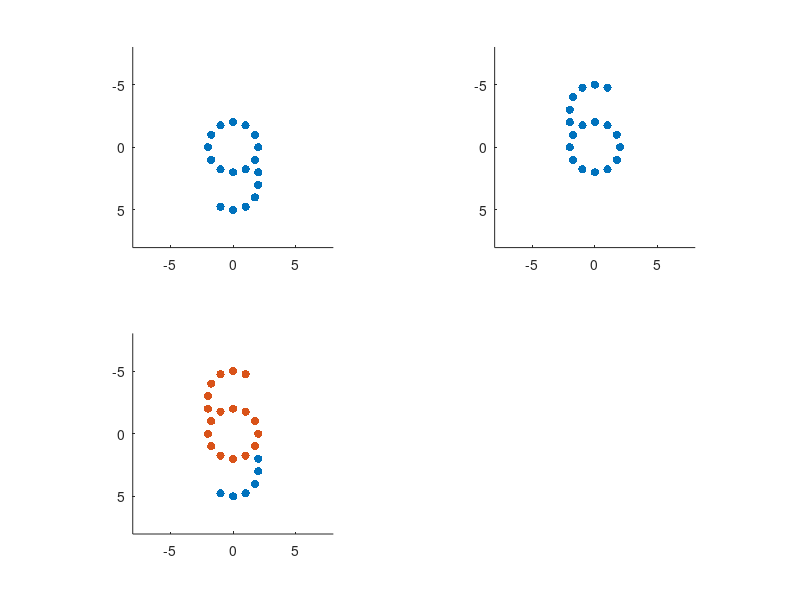
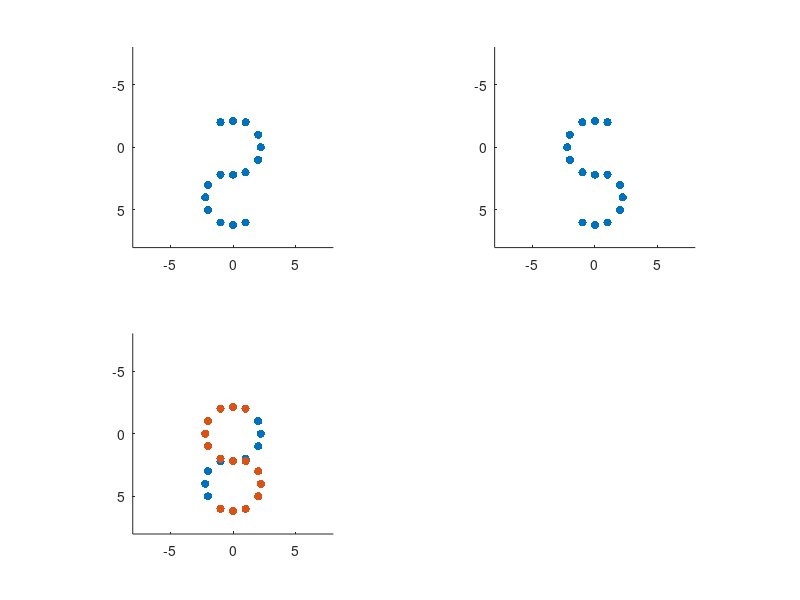
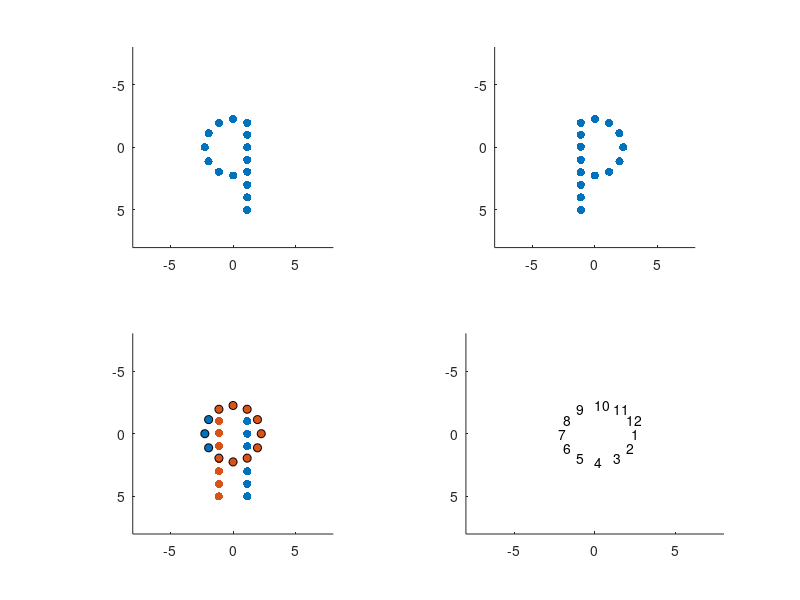
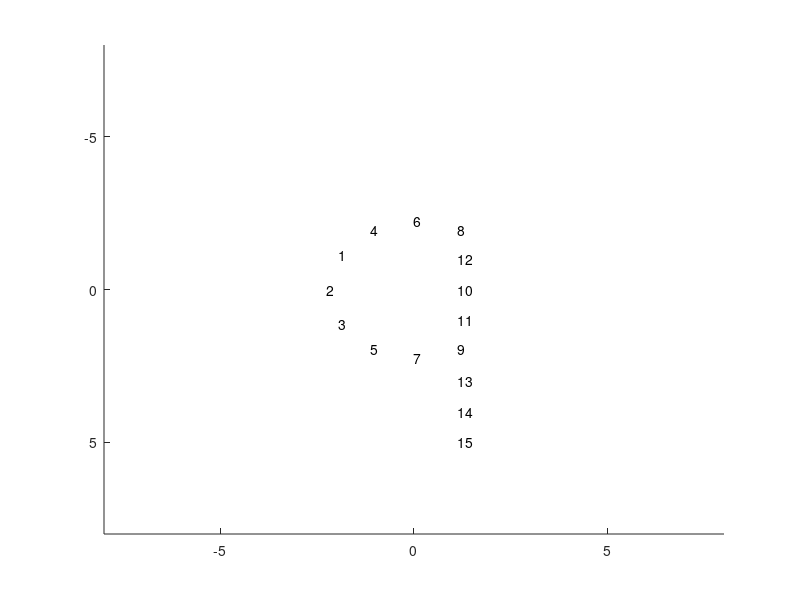

Here is the MATLAB script that generated these plots, in order:
clear all
close all


%% 6 vs 9 with 19 elements
%xfoo= [ -1    0  1  -2  2 -2 2 -2  2 -1   0  1  2 2 2  1   0  -2 -1];

xfoo= [ -1    0  1  -2  2 -2 2 -2  2 -1   0  1  2 2 2  1   0  -1 -2];


%yfoo= [ -2   -2  -2 -1 -1  0 0  1  1  2   2  2  2 3 4  5   5  4 5];
yfoo= [ -2   -2  -2 -1 -1  0 0  1  1  2   2  2  2 3 4  5   5  5 4 ];

%orifoo=[ 60  90 120 30 150 0 0 150 30 120 90 60 0 0 30 60 90 150 90] ;
orifoo=[ 60  90 120 30 150 0 0 150 30 120 90 60 0 0 30 60 90 90 150 ] ;
Xoff= [0 0 0 1/4 -1/4 0 0 1/4 -1/4 0 0 0     0 0  -1/4 0 0 0 1/4 ];
Yoff= [1/4 0 1/4 0 0  0 0   0 0  -1/4 0 -1/4 0 0 0 -1/4 0 -1/4 0];

%Xoff= [0 0 0 1/4 -1/4 0 0 1/4 -1/4 0 0 0     0 0  -1/4 0 0 1/4 0];

%Xoff= [0 0 0 1/4 -1/4 0 0 1/4 -1/4 0 0 0     0 0  -1/4 0 0 0];
%Yoff= [1/4 0 1/4 0 0  0 0   0 0  -1/4 0 -1/4 0 0 0 -1/4 0 1/4];

Targx{1}= [xfoo; -xfoo];
Targy{1}= [yfoo; -yfoo];

Targori{1}=[orifoo; orifoo];

offsetx{1}= [Xoff; -Xoff];
offsety{1}=[Yoff; -Yoff];
newxfoo{1}=[Targx{1}(1,:)+offsetx{1}(1,:); Targx{1}(2,:)+offsetx{1}(2,:)]
newyfoo{1}=[Targy{1}(1,:)+offsety{1}(1,:); Targy{1}(2,:)+offsety{1}(2,:)]

figure
subplot(2,2,1)

scatter(newxfoo{1}(1,:), newyfoo{1}(1,:), 'filled')
xlim([-8 8])
ylim([-8 8])
pbaspect([1 1 1]);
set (gca,'YDir','reverse')

subplot(2,2,2)
scatter(newxfoo{1}(2,:), newyfoo{1}(2,:), 'filled')

xlim([-8 8])
ylim([-8 8])
pbaspect([1 1 1]);
set (gca,'YDir','reverse')

subplot(2,2,3)
scatter(newxfoo{1}(1,:), newyfoo{1}(1,:), 'filled', 'r')
hold on
scatter(newxfoo{1}(2,:), newyfoo{1}(2,:), 'filled', 'b')
xlim([-8 8])
ylim([-8 8])
pbaspect([1 1 1]);
set (gca,'YDir','reverse')

% subplot(2,2,4)
% for ui=1:length(eccentricity_X)
% text(eccentricity_X(ui), eccentricity_Y(ui),num2str(ui))
% hold on
% xlim([-8 8])
% ylim([-8 8])
% end
% set (gca,'YDir','reverse')

%      print(['CI_six_nine19'], '-dpng', '-r300'); %<-Save as PNG with 300 DPI
figure

for ui=1:length(newxfoo{1}(1,:))
text(newxfoo{1}(1,ui), newyfoo{1}(1,ui), num2str(ui))
hold on
xlim([-8 8])
ylim([-8 8])
end

for ui=1:length(newxfoo{1}(2,:))
text(newxfoo{1}(2,ui), newyfoo{1}(2,ui), num2str(ui))
hold on
xlim([-8 8])
ylim([-8 8])
end
set (gca,'YDir','reverse')

clear all


%% 6 vs 9 with 18 elements

xfoo= [ -1    0  1  -2  2 -2 2 -2  2 -1   0  1  2 2 2  1   0  -1];
yfoo= [ -2   -2  -2 -1 -1  0 0  1  1  2   2  2  2 3 4  5   5  5];

orifoo=[ 60  90 120 30 150 0 0 150 30 120 90 60 0 0 30 60 90 90] ;
Xoff= [0 0 0 1/4 -1/4 0 0 1/4 -1/4 0 0 0     0 0  -1/4 0 0 0];
Yoff= [1/4 0 1/4 0 0  0 0   0 0  -1/4 0 -1/4 0 0 0 -1/4 0 -1/4];


Targx{1}= [xfoo; -xfoo];
Targy{1}= [yfoo; -yfoo];

Targori{1}=[orifoo; orifoo];

offsetx{1}= [Xoff; -Xoff];
offsety{1}=[Yoff; -Yoff];
newxfoo{1}=[Targx{1}(1,:)+offsetx{1}(1,:); Targx{1}(2,:)+offsetx{1}(2,:)]
newyfoo{1}=[Targy{1}(1,:)+offsety{1}(1,:); Targy{1}(2,:)+offsety{1}(2,:)]

figure
subplot(2,2,1)

scatter(newxfoo{1}(1,:), newyfoo{1}(1,:), 'filled')
xlim([-8 8])
ylim([-8 8])
pbaspect([1 1 1]);
set (gca,'YDir','reverse')

subplot(2,2,2)
scatter(newxfoo{1}(2,:), newyfoo{1}(2,:), 'filled')

xlim([-8 8])
ylim([-8 8])
pbaspect([1 1 1]);
set (gca,'YDir','reverse')

subplot(2,2,3)
scatter(newxfoo{1}(1,:), newyfoo{1}(1,:), 'filled', 'r')
hold on
scatter(newxfoo{1}(2,:), newyfoo{1}(2,:), 'filled', 'b')
xlim([-8 8])
ylim([-8 8])
pbaspect([1 1 1]);
set (gca,'YDir','reverse')

     print(['CI_six_nine18'], '-dpng', '-r300'); %<-Save as PNG with 300 DPI

%% 2 vs 5

Targx{2}= [2    2    2   1   1   0   0   -1  -1  -2  -2  -2     0   -1      1
          -2   -2   -2  -1  -1   0   0    1   1   2   2   2     0    1     -1];
Targy{2} =[-1   0   1   -2   2  -2   2    2   6   3   5   4     6   -2      6
           -1   0   1   -2   2  -2   2    2   6   3   5   4     6   -2      6];

Targori{2} =[150    0   30      120     60      90      90      60      120   30     150      0     90      60     60
             30     0   150     60      120     90      90      120     60   150      30      0     90     120      120];

Xoff=[0 0.2193  0 0 0   0        0      0       0 0 0 -0.2193   0       0   0];
Yoff=[0 0       0 0 0 0.1096 -0.1827 -0.1827    0 0 0   0    -0.1827    0   0];

offsetx{2}= [Xoff; -Xoff];
offsety{2}=[-Yoff; -Yoff];


newxfoo{2}=[Targx{2}(1,:)+offsetx{2}(1,:); Targx{2}(2,:)+offsetx{2}(2,:)]
newyfoo{2}=[Targy{2}(1,:)+offsety{2}(1,:); Targy{2}(2,:)+offsety{2}(2,:)]

figure
subplot(2,2,1)

scatter(newxfoo{2}(1,:), newyfoo{2}(1,:), 'filled')
xlim([-8 8])
ylim([-8 8])
pbaspect([1 1 1]);
set (gca,'YDir','reverse')

subplot(2,2,2)
scatter(newxfoo{2}(2,:), newyfoo{2}(2,:), 'filled')

xlim([-8 8])
ylim([-8 8])
pbaspect([1 1 1]);
set (gca,'YDir','reverse')

subplot(2,2,3)
scatter(newxfoo{2}(1,:), newyfoo{2}(1,:), 'filled', 'r')
hold on
scatter(newxfoo{2}(2,:), newyfoo{2}(2,:), 'filled', 'b')
xlim([-8 8])
ylim([-8 8])
pbaspect([1 1 1]);
set (gca,'YDir','reverse')

     print(['CI_shape2'], '-dpng', '-r300'); %<-Save as PNG with 300 DPI



%% p and q
clear all
angl= [0:30:360];
ecc_r=2.25;

    for ui=1:length(angl)
        ecc_t=deg2rad(angl(ui));
        cs= [cos(ecc_t), sin(ecc_t)];
        xxyy=[ecc_r ecc_r].*cs;
        ecc_x=xxyy(1);
        ecc_y=xxyy(2);
        eccentricity_X(ui)=ecc_x;
        eccentricity_Y(ui)=ecc_y;
    end
    
    eccentricity_X=eccentricity_X(1:end-1);
    eccentricity_Y=eccentricity_Y(1:end-1);
    Targx{3}= [-2       -2      -2      -1      -1      0       0       1       1       1       1       1       1       1       1
        2        2       2       1       1      0       0       -1      -1      -1      -1      -1      -1      -1      -1];
    Targy{3} =[-1	0	1	-2	2	-2	2	-2	2	0	1	-1	3	4	5
        -1	0	1	-2	2	-2	2	-2	0	-1	1	2	3	4	5];

Targori{3} =[30     0       150     60      120     90      90      0       0       0       0       0       0       0       0
             150     0       30     120      60     90      90      0       0       0       0       0       0       0       0];

Xoff=[0     0.2193      0       0       0       0       0       0       0       0       0       0       0       0       0];
Yoff=[0     0           0       0       0       0.1096  -0.1827 0       0       0       0       0       0       0       0];


Xoff=-[0.051442841	-0.25	0.051442841	-0.125	-0.125	0	0	0.125	0.125 zeros(1,6)];
Yoff=-[-0.125	0	0.125	0.051442841	-0.051442841	-0.25	0.25	0.051442841	-0.051442841 zeros(1,6)];
Xoff(10:end)=Xoff(10:end)-0.125;
offsetx{3}= [-Xoff; Xoff];
offsety{3}=[-Yoff; -Yoff];




newxfoo{3}=[Targx{3}(1,:)+offsetx{3}(1,:); Targx{3}(2,:)+offsetx{3}(2,:)];
newyfoo{3}=[Targy{3}(1,:)+offsety{3}(1,:); Targy{3}(2,:)+offsety{3}(2,:)];

figure
subplot(2,2,1)

scatter(newxfoo{3}(1,:), newyfoo{3}(1,:), 'filled')
xlim([-8 8])
ylim([-8 8])
pbaspect([1 1 1]);
set (gca,'YDir','reverse')

subplot(2,2,2)
scatter(newxfoo{3}(2,:), newyfoo{3}(2,:), 'filled')

xlim([-8 8])
ylim([-8 8])
pbaspect([1 1 1]);
set (gca,'YDir','reverse')

subplot(2,2,3)
scatter(newxfoo{3}(1,:), newyfoo{3}(1,:), 'filled', 'r')
hold on
scatter(newxfoo{3}(2,:), newyfoo{3}(2,:), 'filled', 'b')
xlim([-8 8])
ylim([-8 8])
pbaspect([1 1 1]);
hold on
set (gca,'YDir','reverse')

scatter(eccentricity_X, eccentricity_Y, 'k');
subplot(2,2,4)
% scatter(eccentricity_X, eccentricity_Y, 'k');
% xlim([-8 8])
% ylim([-8 8])
% pbaspect([1 1 1]);
% 
% figure
for ui=1:length(eccentricity_X)
text(eccentricity_X(ui), eccentricity_Y(ui),num2str(ui))
hold on
xlim([-8 8])
ylim([-8 8])
end
set (gca,'YDir','reverse')


     print(['CI_shape3'], '-dpng', '-r300'); %<-Save as PNG with 300 DPI


figure

for ui=1:length(newxfoo{3}(1,:))
text(newxfoo{3}(1,ui), newyfoo{3}(1,ui), num2str(ui))
hold on
xlim([-8 8])
ylim([-8 8])
end
set (gca,'YDir','reverse')



     print(['CI_shape3_coord'], '-dpng', '-r300'); %<-Save as PNG with 300 DPI

% %% p and q less elements
% clear all
% angl= [0:30:360];
% ecc_r=2.25;
% 
%     for ui=1:length(angl)
%         ecc_t=deg2rad(angl(ui));
%         cs= [cos(ecc_t), sin(ecc_t)];
%         xxyy=[ecc_r ecc_r].*cs;
%         ecc_x=xxyy(1);
%         ecc_y=xxyy(2);
%         eccentricity_X(ui)=ecc_x;
%         eccentricity_Y(ui)=ecc_y;
%     end    
%     eccentricity_X=eccentricity_X(1:end-1);
%     eccentricity_Y=eccentricity_Y(1:end-1);
%     Targx{3}= [-2       -2      -2      -1      -1             1       1       1       1       1       1       1       1
%                 2        2       2       1       1             -1      -1      -1      -1      -1      -1      -1      -1];
%     Targy{3} =[-1	0	1	-2	2		-2	2	0	1	-1	3	4	5
%                -1	0	1	-2	2		-2	0	-1	1	2	3	4	5];
% 
% Targori{3} =[30     0       150     60      120          0       0       0       0       0       0       0       0
%              150     0       30     120      60           0       0       0       0       0       0       0       0];
% 
% Targx{3}(1,6:end)=Targx{3}(1,6:end)-1-0.125;
% Targx{3}(2,6:end)=Targx{3}(2,6:end)+1+0.125;
% 
% Xoff=-[0.05	-0.25	0.05	-0.125	-0.125	0	0	0.125	0.125 zeros(1,6)];
% Yoff=-[-0.125	0	0.125	0.05	-0.05	-0.25	0.25	0.05	-0.05 zeros(1,6)];
% Xoff(10:end)=Xoff(10:end)-0.125;
% 
% Xoff=[Xoff(1:5) Xoff(8:end) ];
% Yoff=[Yoff(1:5) Yoff(8:end) ]
% 
% offsetx{3}= [-Xoff; Xoff];
% offsety{3}=[-Yoff; -Yoff];
% 
% offsety{3}(1,6)=-0.25;
% offsety{3}(1,7)=0.25;
% 
% offsety{3}(2,6)=-0.25;
% offsety{3}(2,10)=0.25;
% figure; scatter(Targx{3}(1,:), Targy{3}(1,:), 'filled', 'r'); hold on ; scatter(Targx{3}(2,:), Targy{3}(2,:), 'filled', 'k')
% xlim([-8 8])
% ylim([-8 8])
% pbaspect([1 1 1]);
% set (gca,'YDir','reverse')
% 
% newxfoo{3}=[Targx{3}(1,:)+offsetx{3}(1,:); Targx{3}(2,:)+offsetx{3}(2,:)];
% newyfoo{3}=[Targy{3}(1,:)+offsety{3}(1,:); Targy{3}(2,:)+offsety{3}(2,:)];
% 
% figure
% subplot(2,2,1)
% 
% scatter(newxfoo{3}(1,:), newyfoo{3}(1,:), 'filled')
% xlim([-8 8])
% ylim([-8 8])
% pbaspect([1 1 1]);
% set (gca,'YDir','reverse')
% 
% subplot(2,2,2)
% scatter(newxfoo{3}(2,:), newyfoo{3}(2,:), 'filled')
% 
% xlim([-8 8])
% ylim([-8 8])
% pbaspect([1 1 1]);
% set (gca,'YDir','reverse')
% 
% subplot(2,2,3)
% scatter(newxfoo{3}(1,:), newyfoo{3}(1,:), 'filled', 'r')
% hold on
% scatter(newxfoo{3}(2,:), newyfoo{3}(2,:), 'filled', 'b')
% xlim([-8 8])
% ylim([-8 8])
% pbaspect([1 1 1]);
% hold on
% set (gca,'YDir','reverse')
% 
% scatter(eccentricity_X, eccentricity_Y, 'k');
% subplot(2,2,4)
% 
% 
%      print(['CI_shapeP_q_2_cc'], '-dpng', '-r300'); %<-Save as PNG with 300 DPI
% 
% % scatter(eccentricity_X, eccentricity_Y, 'k');
% % xlim([-8 8])
% % ylim([-8 8])
% % pbaspect([1 1 1]);
% % 
% % figure
% for ui=1:length(eccentricity_X)
% text(eccentricity_X(ui), eccentricity_Y(ui),num2str(ui))
% hold on
% xlim([-8 8])
% ylim([-8 8])
% end
% set (gca,'YDir','reverse')
% 
% 
%      print(['CI_shapeP_q_2_cc'], '-dpng', '-r300'); %<-Save as PNG with 300 DPI
% 
% 
% figure
% subplot(2,1,1)
% 
% for ui=1:length(newxfoo{3}(1,:))
% text(newxfoo{3}(1,ui), newyfoo{3}(1,ui), num2str(ui))
% hold on
% xlim([-8 8])
% ylim([-8 8])
% end
% set (gca,'YDir','reverse')
% 
% 
% subplot(2,1,2)
% for ui=1:length(newxfoo{3}(2,:))
% text(newxfoo{3}(2,ui), newyfoo{3}(2,ui), num2str(ui))
% hold on
% xlim([-8 8])
% ylim([-8 8])
% end
% set (gca,'YDir','reverse')
% 
%      print(['CI_shapeP_Q_2_coord'], '-dpng', '-r300'); %<-Save as PNG with 300 DPI
% 
%      
     
     
     %% d and b
clear all
angl= [0:30:360];
ecc_r=2.25;


    for ui=1:length(angl)
        ecc_t=deg2rad(angl(ui));
        cs= [cos(ecc_t), sin(ecc_t)];
        xxyy=[ecc_r ecc_r].*cs;
        ecc_x=xxyy(1);
        ecc_y=xxyy(2);
        eccentricity_X(ui)=ecc_x;
        eccentricity_Y(ui)=ecc_y;
    end
    
    eccentricity_X=eccentricity_X(1:end-1);
    eccentricity_Y=eccentricity_Y(1:end-1);
    Targx{4}= [-2       -2      -2      -1      -1      0       0       1       1       1       1       1       1       1       1
        2        2       2       1       1      0       0       -1      -1      -1      -1      -1      -1      -1      -1];
    Targy{4} =[-1	0	1	-2	2	-2	2	-2	2	0	1	-1	-3	-4	-5
        -1	0	1	-2	2	-2	2	-2	0	-1	1	2	-3	-4	-5];

Targori{4} =[30     0       150     60      120     90      90      0       0       0       0       0       0       0       0
             150     0       30     120      60     90      90      0       0       0       0       0       0       0       0];

Xoff=[0     0.2193      0       0       0       0       0       0       0       0       0       0       0       0       0];
Yoff=[0     0           0       0       0       0.1096  -0.1827 0       0       0       0       0       0       0       0];


Xoff=-[0.051442841	-0.25	0.051442841	-0.125	-0.125	0	0	0.125	0.125 zeros(1,6)];
Yoff=-[-0.125	0	0.125	0.051442841	-0.051442841	-0.25	0.25	0.051442841	-0.051442841 zeros(1,6)];
Xoff(10:end)=Xoff(10:end)-0.125;
offsetx{4}= [-Xoff; Xoff];
offsety{4}=[-Yoff; -Yoff];

newxfoo{4}=[Targx{4}(1,:)+offsetx{4}(1,:); Targx{4}(2,:)+offsetx{4}(2,:)];
newyfoo{4}=[Targy{4}(1,:)+offsety{4}(1,:); Targy{4}(2,:)+offsety{4}(2,:)];

figure
subplot(2,2,1)

scatter(newxfoo{4}(1,:), newyfoo{4}(1,:), 'filled')
xlim([-8 8])
ylim([-8 8])
pbaspect([1 1 1]);
set (gca,'YDir','reverse')

subplot(2,2,2)
scatter(newxfoo{4}(2,:), newyfoo{4}(2,:), 'filled')

xlim([-8 8])
ylim([-8 8])
pbaspect([1 1 1]);
set (gca,'YDir','reverse')

subplot(2,2,3)
scatter(newxfoo{4}(1,:), newyfoo{4}(1,:), 'filled', 'r')
hold on
scatter(newxfoo{4}(2,:), newyfoo{4}(2,:), 'filled', 'b')
xlim([-8 8])
ylim([-8 8])
pbaspect([1 1 1]);
hold on
set (gca,'YDir','reverse')

scatter(eccentricity_X, eccentricity_Y, 'k');
subplot(2,2,4)
% scatter(eccentricity_X, eccentricity_Y, 'k');
% xlim([-8 8])
% ylim([-8 8])
% pbaspect([1 1 1]);
% 
% figure
for ui=1:length(eccentricity_X)
text(eccentricity_X(ui), eccentricity_Y(ui),num2str(ui))
hold on
xlim([-8 8])
ylim([-8 8])
end
set (gca,'YDir','reverse')


     print(['CI_shape3DP'], '-dpng', '-r300'); %<-Save as PNG with 300 DPI


figure

for ui=1:length(newxfoo{4}(1,:))
text(newxfoo{4}(1,ui), newyfoo{4}(1,ui), num2str(ui))
hold on
xlim([-8 8])
ylim([-8 8])
end
set (gca,'YDir','reverse')



     print(['CI_shape3_coordDP'], '-dpng', '-r300'); %<-Save as PNG with 300 DPI

     
     %% d and p more elements

     clear all
angl= [0:30:360];
ecc_r=2.25;


    for ui=1:length(angl)
        ecc_t=deg2rad(angl(ui));
        cs= [cos(ecc_t), sin(ecc_t)];
        xxyy=[ecc_r ecc_r].*cs;
        ecc_x=xxyy(1);
        ecc_y=xxyy(2);
        eccentricity_X(ui)=ecc_x;
        eccentricity_Y(ui)=ecc_y;
    end
    
    eccentricity_X=eccentricity_X(1:end-1);
    eccentricity_Y=eccentricity_Y(1:end-1);
    Targx{4}= [-2       -2      -2      -1      -1      0       0       1       1       1       1       1       1       1       1 0 0
        2        2       2       1       1      0       0       -1      -1      -1      -1      -1      -1      -1      -1 0 0];
    Targy{4} =[-1	0	1	-2	2	-2	2	-2	2	0	1	-1	-3	-4	-5 -2 2
        -1	0	1	-2	2	-2	2	-2	0	-1	1	2	-3	-4	-5 -2 2];

    
    Targx{4}(1,1:7)=Targx{4}(1,1:7)-1;
    Targx{4}(2,1:7)=Targx{4}(2,1:7)+1;
Targori{4} =[30     0       150     60      120     90      90      0       0       0       0       0       0       0       0 180 180
             150     0       30     120      60     90      90      0       0       0       0       0       0       0       0 180 180];

%Xoff=[0     0.2193      0       0       0       0       0       0       0       0       0       0       0       0       0 0 0];
%Yoff=[0     0           0       0       0       0.1096  -0.1827 0       0       0       0       0       0       0       0 0 0];


Xoff=-[0.051442841	-0.25	0.051442841	-0.125	-0.125	0	0	0.125	0.125 zeros(1,8)];
Yoff=-[-0.125	0	0.125	0.051442841	-0.051442841	-0.25	0.25	0.051442841	-0.051442841 zeros(1,8)];
Xoff(10:end-2)=Xoff(10:end-2)-0.125;

Yoff(6:7)=0;
offsetx{4}= [-Xoff; Xoff];
offsety{4}=[-Yoff; -Yoff];

newxfoo{4}=[Targx{4}(1,:)+offsetx{4}(1,:); Targx{4}(2,:)+offsetx{4}(2,:)];
newyfoo{4}=[Targy{4}(1,:)+offsety{4}(1,:); Targy{4}(2,:)+offsety{4}(2,:)];

figure
subplot(2,2,1)

scatter(newxfoo{4}(1,:), newyfoo{4}(1,:), 'filled')
xlim([-8 8])
ylim([-8 8])
pbaspect([1 1 1]);
set (gca,'YDir','reverse')

subplot(2,2,2)
scatter(newxfoo{4}(2,:), newyfoo{4}(2,:), 'filled')

xlim([-8 8])
ylim([-8 8])
pbaspect([1 1 1]);
set (gca,'YDir','reverse')

subplot(2,2,3)
scatter(newxfoo{4}(1,:), newyfoo{4}(1,:), 'filled', 'r')
hold on
scatter(newxfoo{4}(2,:), newyfoo{4}(2,:), 'filled', 'b')
xlim([-8 8])
ylim([-8 8])
pbaspect([1 1 1]);
hold on
set (gca,'YDir','reverse')

scatter(eccentricity_X, eccentricity_Y, 'k');
subplot(2,2,4)
scatter(eccentricity_X, eccentricity_Y, 'k');
xlim([-8 8])
ylim([-8 8])
pbaspect([1 1 1]);

% figure
% for ui=1:length(eccentricity_X)
% text(eccentricity_X(ui), eccentricity_Y(ui),num2str(ui))
% hold on
% xlim([-8 8])
% ylim([-8 8])
% end
% set (gca,'YDir','reverse')


     print(['CI_shape3DP_more'], '-dpng', '-r300'); %<-Save as PNG with 300 DPI


figure
subplot(2,1,1)
for ui=1:length(newxfoo{4}(1,:))
text(newxfoo{4}(1,ui), newyfoo{4}(1,ui), num2str(ui))
hold on
xlim([-8 8])
ylim([-8 8])
end
set (gca,'YDir','reverse')

subplot(2,1,2)
for ui=1:length(newxfoo{4}(1,:))
text(newxfoo{4}(2,ui), newyfoo{4}(2,ui), num2str(ui))
hold on
xlim([-8 8])
ylim([-8 8])
end
set (gca,'YDir','reverse')


     print(['CI_shape3_coordDP_more'], '-dpng', '-r300'); %<-Save as PNG with 300 DPI

% %% d and p less elements
% clear all
% angl= [0:30:360];
% ecc_r=2.25;
% 
%     for ui=1:length(angl)
%         ecc_t=deg2rad(angl(ui));
%         cs= [cos(ecc_t), sin(ecc_t)];
%         xxyy=[ecc_r ecc_r].*cs;
%         ecc_x=xxyy(1);
%         ecc_y=xxyy(2);
%         eccentricity_X(ui)=ecc_x;
%         eccentricity_Y(ui)=ecc_y;
%     end    
%     eccentricity_X=eccentricity_X(1:end-1);
%     eccentricity_Y=eccentricity_Y(1:end-1);
%     Targx{4}= [-2       -2      -2      -1      -1             1       1       1       1       1       1       1       1
%                 2        2       2       1       1             -1      -1      -1      -1      -1      -1      -1      -1];
%     Targy{4} =[-1	0	1	-2	2		-2	2	0	1	-1	-3	-4	-5
%                -1	0	1	-2	2		-2	0	-1	1	2	-3	-4	-5];
% 
% Targori{4} =[30     0       150     60      120          0       0       0       0       0       0       0       0
%              150     0       30     120      60           0       0       0       0       0       0       0       0];
% 
% Targx{4}(1,6:end)=Targx{4}(1,6:end)-1-0.125;
% Targx{4}(2,6:end)=Targx{4}(2,6:end)+1+0.125;
% 
% Xoff=-[0.05	-0.25	0.05	-0.125	-0.125	0	0	0.125	0.125 zeros(1,6)];
% Yoff=-[-0.125	0	0.125	0.05	-0.05	-0.25	0.25	0.05	-0.05 zeros(1,6)];
% Xoff(10:end)=Xoff(10:end)-0.125;
% 
% Xoff=[Xoff(1:5) Xoff(8:end) ];
% Yoff=[Yoff(1:5) Yoff(8:end) ]
% 
% offsetx{4}= [-Xoff; Xoff];
% offsety{4}=[-Yoff; -Yoff];
% 
% offsety{4}(1,6)=-0.25;
% offsety{4}(1,7)=0.25;
% 
% offsety{4}(2,6)=-0.25;
% offsety{4}(2,10)=0.25;
% figure; scatter(Targx{4}(1,:), Targy{4}(1,:), 'filled', 'r'); hold on ; scatter(Targx{4}(2,:), Targy{4}(2,:), 'filled', 'k')
% xlim([-8 8])
% ylim([-8 8])
% pbaspect([1 1 1]);
% set (gca,'YDir','reverse')
% 
% newxfoo{4}=[Targx{4}(1,:)+offsetx{4}(1,:); Targx{4}(2,:)+offsetx{4}(2,:)];
% newyfoo{4}=[Targy{4}(1,:)+offsety{4}(1,:); Targy{4}(2,:)+offsety{4}(2,:)];
% 
% figure
% subplot(2,2,1)
% 
% scatter(newxfoo{4}(1,:), newyfoo{4}(1,:), 'filled')
% xlim([-8 8])
% ylim([-8 8])
% pbaspect([1 1 1]);
% set (gca,'YDir','reverse')
% 
% subplot(2,2,2)
% scatter(newxfoo{4}(2,:), newyfoo{4}(2,:), 'filled')
% 
% xlim([-8 8])
% ylim([-8 8])
% pbaspect([1 1 1]);
% set (gca,'YDir','reverse')
% 
% subplot(2,2,3)
% scatter(newxfoo{4}(1,:), newyfoo{4}(1,:), 'filled', 'r')
% hold on
% scatter(newxfoo{4}(2,:), newyfoo{4}(2,:), 'filled', 'b')
% xlim([-8 8])
% ylim([-8 8])
% pbaspect([1 1 1]);
% hold on
% set (gca,'YDir','reverse')
% 
% scatter(eccentricity_X, eccentricity_Y, 'k');
% subplot(2,2,4)
% 
% 
%      print(['CI_shapeD_P_2_cc'], '-dpng', '-r300'); %<-Save as PNG with 300 DPI
% 
% % scatter(eccentricity_X, eccentricity_Y, 'k');
% % xlim([-8 8])
% % ylim([-8 8])
% % pbaspect([1 1 1]);
% % 
% % figure
% for ui=1:length(eccentricity_X)
% text(eccentricity_X(ui), eccentricity_Y(ui),num2str(ui))
% hold on
% xlim([-8 8])
% ylim([-8 8])
% end
% set (gca,'YDir','reverse')
% 
% 
%      print(['CI_shapeD_P_2_cc2'], '-dpng', '-r300'); %<-Save as PNG with 300 DPI
% 
% 
% figure
% subplot(2,1,1)
% 
% for ui=1:length(newxfoo{4}(1,:))
% text(newxfoo{4}(1,ui), newyfoo{4}(1,ui), num2str(ui))
% hold on
% xlim([-8 8])
% ylim([-8 8])
% end
% set (gca,'YDir','reverse')
% 
% 
% subplot(2,1,2)
% for ui=1:length(newxfoo{4}(2,:))
% text(newxfoo{4}(2,ui), newyfoo{4}(2,ui), num2str(ui))
% hold on
% xlim([-8 8])
% ylim([-8 8])
% end
% set (gca,'YDir','reverse')
% 
%      print(['CI_shapeD_P_2_cc_coord'], '-dpng', '-r300'); %<-Save as PNG with 300 DPI

%% p and q more elements

     %% d and p more elements

     clear all
angl= [0:30:360];
ecc_r=2.25;


    for ui=1:length(angl)
        ecc_t=deg2rad(angl(ui));
        cs= [cos(ecc_t), sin(ecc_t)];
        xxyy=[ecc_r ecc_r].*cs;
        ecc_x=xxyy(1);
        ecc_y=xxyy(2);
        eccentricity_X(ui)=ecc_x;
        eccentricity_Y(ui)=ecc_y;
    end
    
    eccentricity_X=eccentricity_X(1:end-1);
    eccentricity_Y=eccentricity_Y(1:end-1);
    Targx{4}= [-2       -2      -2      -1      -1      0       0       1       1       1       1       1       1       1       1 0 0
        2        2       2       1       1      0       0       -1      -1      -1      -1      -1      -1      -1      -1 0 0];
    Targy{4} =[-1	0	1	-2	2	-2	2	-2	2	0	1	-1	3	4	5 -2 2
        -1	0	1	-2	2	-2	2	-2	0	-1	1	2	3	4	5 -2 2];

    
    Targx{4}(1,1:7)=Targx{4}(1,1:7)-1;
    Targx{4}(2,1:7)=Targx{4}(2,1:7)+1;
Targori{4} =[30     0       150     60      120     90      90      0       0       0       0       0       0       0       0 180 180
             150     0       30     120      60     90      90      0       0       0       0       0       0       0       0 180 180];

%Xoff=[0     0.2193      0       0       0       0       0       0       0       0       0       0       0       0       0 0 0];
%Yoff=[0     0           0       0       0       0.1096  -0.1827 0       0       0       0       0       0       0       0 0 0];


Xoff=-[0.051442841	-0.25	0.051442841	-0.125	-0.125	0	0	0.125	0.125 zeros(1,8)];
Yoff=-[-0.125	0	0.125	0.051442841	-0.051442841	-0.25	0.25	0.051442841	-0.051442841 zeros(1,8)];
Xoff(10:end-2)=Xoff(10:end-2)-0.125;

Yoff(6:7)=0;
offsetx{4}= [-Xoff; Xoff];
offsety{4}=[-Yoff; -Yoff];

newxfoo{4}=[Targx{4}(1,:)+offsetx{4}(1,:); Targx{4}(2,:)+offsetx{4}(2,:)];
newyfoo{4}=[Targy{4}(1,:)+offsety{4}(1,:); Targy{4}(2,:)+offsety{4}(2,:)];

figure
subplot(2,2,1)

scatter(newxfoo{4}(1,:), newyfoo{4}(1,:), 'filled')
xlim([-8 8])
ylim([-8 8])
pbaspect([1 1 1]);
set (gca,'YDir','reverse')

subplot(2,2,2)
scatter(newxfoo{4}(2,:), newyfoo{4}(2,:), 'filled')

xlim([-8 8])
ylim([-8 8])
pbaspect([1 1 1]);
set (gca,'YDir','reverse')

subplot(2,2,3)
scatter(newxfoo{4}(1,:), newyfoo{4}(1,:), 'filled', 'r')
hold on
scatter(newxfoo{4}(2,:), newyfoo{4}(2,:), 'filled', 'b')
xlim([-8 8])
ylim([-8 8])
pbaspect([1 1 1]);
hold on
set (gca,'YDir','reverse')

%scatter(eccentricity_X, eccentricity_Y, 'k');
subplot(2,2,4)
scatter(eccentricity_X, eccentricity_Y, 'k');
xlim([-8 8])
ylim([-8 8])
pbaspect([1 1 1]);

% figure
% for ui=1:length(eccentricity_X)
% text(eccentricity_X(ui), eccentricity_Y(ui),num2str(ui))
% hold on
% xlim([-8 8])
% ylim([-8 8])
% end
% set (gca,'YDir','reverse')
% 

     print(['CI_shapePQ_more'], '-dpng', '-r300'); %<-Save as PNG with 300 DPI


figure
subplot(2,1,1)
for ui=1:length(newxfoo{4}(1,:))
text(newxfoo{4}(1,ui), newyfoo{4}(1,ui), num2str(ui))
hold on
xlim([-8 8])
ylim([-8 8])
end
set (gca,'YDir','reverse')

subplot(2,1,2)
for ui=1:length(newxfoo{4}(1,:))
text(newxfoo{4}(2,ui), newyfoo{4}(2,ui), num2str(ui))
hold on
xlim([-8 8])
ylim([-8 8])
end
set (gca,'YDir','reverse')


     print(['CI_shape3_coordPQ_more'], '-dpng', '-r300'); %<-Save as PNG with 300 DPI


%%

xfoo= [-4    -4    -4    -3    -3    -2    -2    -1    -1     0     0     1     1     2     2     2]+1;
yfoo = [-1     0     1    -1     1    -2     2    -2     2    -2     2    -2     2    -1     0 1];

orifoo=    [35     0   -35    50   -45    55   -55    65   -70    90    90   -55    55   -30     0 35];
twoorifoo= [ -35     0    35   -50    45   -55    55   -65    70    90    90    55   -55    30     0 -35];


Xoff=[   -0.2198   -0.0122   -0.1954   -0.0855   -0.0488   -0.0122    0.0244         0    0.0367   0         0   -0.0611         0    0.1221    0.0122    0.1587];
Yoff=[   -0.1832   -0.0367    0.0244    0.0977   -0.2320   -0.2198    0.1466   -0.0488   -0.0122    0         0   -0.1221    0.0855    0.0244    0.0122   -0.0732];

Targx{5}= [xfoo; -xfoo];
Targy{5}= [yfoo; yfoo];
Targori{5}=[orifoo;twoorifoo];

offsetx{5}= [-Xoff; Xoff];
offsety{5}=[-Yoff; -Yoff];

newxfoo{5}=[Targx{5}(1,:)+offsetx{5}(1,:); Targx{5}(2,:)+offsetx{5}(2,:)]
newyfoo{5}=[Targy{5}(1,:)+offsety{5}(1,:); Targy{5}(2,:)+offsety{5}(2,:)]

figure
subplot(2,2,1)

scatter(newxfoo{5}(1,:), newyfoo{5}(1,:), 'filled')
xlim([-8 8])
ylim([-8 8])
pbaspect([1 1 1]);

subplot(2,2,2)
scatter(newxfoo{5}(2,:), newyfoo{5}(2,:), 'filled')

xlim([-8 8])
ylim([-8 8])
pbaspect([1 1 1]);

subplot(2,2,3)
scatter(newxfoo{5}(1,:), newyfoo{5}(1,:), 'filled', 'r')
hold on
scatter(newxfoo{5}(2,:), newyfoo{5}(2,:), 'filled', 'b')
xlim([-8 8])
ylim([-8 8])
pbaspect([1 1 1]);

     print(['CI_shape5'], '-dpng', '-r300'); %<-Save as PNG with 300 DPI

     
     %%
     xfoo=[-3  -2    -1     0     1     2  3];
yfoo= xfoo;
Xoff=[-0.0850   -0.0850   -0.0850         0    0.0850    0.0850  0.0850];
Yoff=Xoff;
orifoo=[45  45    45    45    45    45  45];
Targx{6}= [xfoo; -xfoo];
Targy{6}= [yfoo; yfoo];
Targori{6}=[-orifoo;orifoo];

offsetx{6}= [Xoff; Xoff];
offsety{6}=[Yoff; Yoff];

newxfoo{6}=[Targx{6}(1,:)+offsetx{6}(1,:); Targx{6}(2,:)+offsetx{6}(2,:)]
newyfoo{6}=[Targy{6}(1,:)+offsety{6}(1,:); Targy{6}(2,:)+offsety{6}(2,:)]

figure
subplot(2,2,1)

scatter(newxfoo{6}(1,:), newyfoo{6}(1,:), 'filled')
xlim([-8 8])
ylim([-8 8])
pbaspect([1 1 1]);

subplot(2,2,2)
scatter(newxfoo{6}(2,:), newyfoo{6}(2,:), 'filled')

xlim([-8 8])
ylim([-8 8])
pbaspect([1 1 1]);

subplot(2,2,3)
scatter(newxfoo{6}(1,:), newyfoo{6}(1,:), 'filled', 'r')
hold on
scatter(newxfoo{6}(2,:), newyfoo{6}(2,:), 'filled', 'b')
xlim([-8 8])
ylim([-8 8])
pbaspect([1 1 1]);

     print(['CI_shape6'], '-dpng', '-r300'); %<-Save as PNG with 300 DPI

     %%
     
matr=[90  -3     0     0     0
    90    -2     0     0     0
    90    -1     0     0     0
    90     0     0     0     0
    90     1     0     0     0
    90     2     0     0     0
    90     3     0     0     0];

xfoo=matr(:,2);
yfoo=matr(:,3);
orifoo=matr(:,1);


Xoff=matr(:,4);
Yoff=matr(:,5);

orifoo= [ 90   90    90    90    90    90   90];
xfoo=[-3  -2    -1     0     1      2   3];
yfoo = [0     0     0     0     0  0   0];
Xoff=[ 0    0     0     0     0     0  0];
Yoff=Xoff;
Targx{7}= [xfoo; yfoo];
Targy{7}= [yfoo; xfoo];
Targori{7}=[orifoo;orifoo+90];

offsetx{7}= [Xoff; Xoff];
offsety{7}=[Yoff; Yoff];



newxfoo{7}=[Targx{7}(1,:)+offsetx{7}(1,:); Targx{7}(2,:)+offsetx{7}(2,:)]
newyfoo{7}=[Targy{7}(1,:)+offsety{7}(1,:); Targy{7}(2,:)+offsety{7}(2,:)]

figure
subplot(2,2,1)

scatter(newxfoo{7}(1,:), newyfoo{7}(1,:), 'filled')
xlim([-8 8])
ylim([-8 8])
pbaspect([1 1 1]);

subplot(2,2,2)
scatter(newxfoo{7}(2,:), newyfoo{7}(2,:), 'filled')

xlim([-8 8])
ylim([-8 8])
pbaspect([1 1 1]);

subplot(2,2,3)
scatter(newxfoo{7}(1,:), newyfoo{7}(1,:), 'filled', 'r')
hold on
scatter(newxfoo{7}(2,:), newyfoo{7}(2,:), 'filled', 'b')
xlim([-8 8])
ylim([-8 8])
pbaspect([1 1 1]);

     print(['CI_shape7'], '-dpng', '-r300'); %<-Save as PNG with 300 DPI
     
     %%
     
     yfoo= [-4    -4    -4    -3    -3    -2    -2    -1    -1     0     0     1     1     2     2     2]+1;
xfoo = [-1     0     1    -1     1    -2     2    -2     2    -2     2    -2     2    -1     0 1];

twoorifoo=    [35     0   -35    50   -45    55   -55    65   -70    90    90   -55    55   -30     0 35];
orifoo= [ -35     0    35   -50    45   -55    55   -65    70    90    90    55   -55    30     0 -35];

twoorifoo=twoorifoo+90;
orifoo=orifoo+90;
Yoff=[   -0.2198   -0.0122   -0.1954   -0.0855   -0.0488   -0.0122    0.0244         0    0.0367   0         0   -0.0611         0    0.1221    0.0122    0.1587];
Xoff=[   -0.1832   -0.0367    0.0244    0.0977   -0.2320   -0.2198    0.1466   -0.0488   -0.0122    0         0   -0.1221    0.0855    0.0244    0.0122   -0.0732];

Targx{8}= [xfoo; xfoo];
Targy{8}= [yfoo; -yfoo];
Targori{8}=[orifoo;twoorifoo];

offsetx{8}= [-Xoff; -Xoff];
offsety{8}=[-Yoff; Yoff];

newxfoo{8}=[Targx{8}(1,:)+offsetx{8}(1,:); Targx{8}(2,:)+offsetx{8}(2,:)]
newyfoo{8}=[Targy{8}(1,:)+offsety{8}(1,:); Targy{8}(2,:)+offsety{8}(2,:)]

figure
subplot(2,2,1)

scatter(newxfoo{8}(1,:), newyfoo{8}(1,:), 'filled')
xlim([-8 8])
ylim([-8 8])
pbaspect([1 1 1]);

subplot(2,2,2)
scatter(newxfoo{8}(2,:), newyfoo{8}(2,:), 'filled')

xlim([-8 8])
ylim([-8 8])
pbaspect([1 1 1]);

subplot(2,2,3)
scatter(newxfoo{8}(1,:), newyfoo{8}(1,:), 'filled', 'r')
hold on
scatter(newxfoo{8}(2,:), newyfoo{8}(2,:), 'filled', 'b')
xlim([-8 8])
ylim([-8 8])
pbaspect([1 1 1]);

     print(['CI_shape8'], '-dpng', '-r300'); %<-Save as PNG with 300 DPI


     
     
     
     
     %% rotated 6/9

     %invert x and y
     %invert ori
     %add 90 deg to ori
     % invert - and + from targx and targy

     
  
     %% 6 vs 9 with 19 elements
clear all
close all
yfoo= [ -1    0  1  -2  2 -2 2 -2  2 -1   0  1  2 2 2  1   0  -1 -2];


xfoo= [ -2   -2  -2 -1 -1  0 0  1  1  2   2  2  2 3 4  5   5  5 4 ];

orifoo=[ 60  90 120 30 150 0 0 150 30 120 90 60 0 0 30 60 90 90 150 ]+90 ;
Yoff= [0 0 0 1/4 -1/4 0 0 1/4 -1/4 0 0 0     0 0  -1/4 0 0 0 1/4 ];
Xoff= [1/4 0 1/4 0 0  0 0   0 0  -1/4 0 -1/4 0 0 0 -1/4 0 -1/4 0];


Targx{9}= [xfoo; -xfoo];
Targy{9}= [yfoo; -yfoo];

Targori{9}=[orifoo; orifoo];

offsetx{9}= [Xoff; -Xoff];
offsety{9}=[Yoff; -Yoff];
newxfoo{9}=[Targx{9}(1,:)+offsetx{9}(1,:); Targx{9}(2,:)+offsetx{9}(2,:)];
newyfoo{9}=[Targy{9}(1,:)+offsety{9}(1,:); Targy{9}(2,:)+offsety{9}(2,:)];

figure
subplot(2,2,1)

scatter(newxfoo{9}(1,:), newyfoo{9}(1,:), 'filled')
xlim([-8 8])
ylim([-8 8])
pbaspect([1 1 1]);
set (gca,'YDir','reverse')

subplot(2,2,2)
scatter(newxfoo{9}(2,:), newyfoo{9}(2,:), 'filled')

xlim([-8 8])
ylim([-8 8])
pbaspect([1 1 1]);
set (gca,'YDir','reverse')

subplot(2,2,3)
scatter(newxfoo{9}(1,:), newyfoo{9}(1,:), 'filled', 'r')
hold on
scatter(newxfoo{9}(2,:), newyfoo{9}(2,:), 'filled', 'b')
xlim([-8 8])
ylim([-8 8])
pbaspect([1 1 1]);
set (gca,'YDir','reverse')

     print(['CI_six_ninerotated'], '-dpng', '-r300'); %<-Save as PNG with 300 DPI
figure

for ui=1:length(newxfoo{9}(1,:))
text(newxfoo{9}(1,ui), newyfoo{9}(1,ui), num2str(ui))
hold on
xlim([-8 8])
ylim([-8 8])
end



     print(['CI_shaperotated9'], '-dpng', '-r300'); %<-Save as PNG with 300 DPI


     
     %% rotated d and b
     %invert x and y
     %invert ori
     %add 90 deg to ori
     % invert - and + from targx and targy

     
     
     Targy{10}= [-2       -2      -2      -1      -1      0       0       1       1       1       1       1       1       1       1   
            2        2       2       1       1      0       0       -1      -1      -1      -1      -1      -1      -1      -1];
Targx{10} =[-1      0       1       -2      2       -2      2       -2      -1      0       1       2       3       4       5 
           -1      0       1       -2      2       -2      2       -2       2      -1       1       0       3       4       5];

Targori{10} =[30     0       150     60      120     90      90      0       0       0       0       0       0       0       0
             150     0       30     120      60     90      90      0       0       0       0       0       0       0       0];

Yoff=[0     0.2193      0       0       0       0       0       0       0       0       0       0       0       0       0];
Xoff=[0     0           0       0       0       0.1096  -0.1827 0       0       0       0       0       0       0       0];


offsetx{10}= [-Xoff; -Xoff];
offsety{10}=[-Yoff; Yoff];


newxfoo{10}=[Targx{10}(1,:)+offsetx{10}(1,:); Targx{10}(2,:)+offsetx{10}(2,:)];
newyfoo{10}=[Targy{10}(1,:)+offsety{10}(1,:); Targy{10}(2,:)+offsety{10}(2,:)];

figure
subplot(2,2,1)

scatter(newxfoo{10}(1,:), newyfoo{10}(1,:), 'filled')
xlim([-8 8])
ylim([-8 8])
pbaspect([1 1 1]);

subplot(2,2,2)
scatter(newxfoo{10}(2,:), newyfoo{10}(2,:), 'filled')

xlim([-8 8])
ylim([-8 8])
pbaspect([1 1 1]);
subplot(2,2,3)
scatter(newxfoo{10}(1,:), newyfoo{10}(1,:), 'filled', 'r')
hold on
scatter(newxfoo{10}(2,:), newyfoo{10}(2,:), 'filled', 'b')
xlim([-8 8])
ylim([-8 8])
pbaspect([1 1 1]);

     print(['CI_shape10'], '-dpng', '-r300'); %<-Save as PNG with 300 DPI

     
     %% rotated p and q
     
     Targy{11}= [-2       -2      -2      -1      -1      0       0       1       1       1       1       1       1       1       1   
            2        2       2       1       1      0       0       -1      -1      -1      -1      -1      -1      -1      -1];
Targx{11} =[-1      0       1       -2      2       -2      2       -2      -1      0       1       2       -3       -4       -5 
           -1      0       1       -2      2       -2      2       -2       2      -1       1       0       -3       -4       -5];

Targori{11} =[30     0       150     60      120     90      90      0       0       0       0       0       0       0       0
             150     0       30     120      60     90      90      0       0       0       0       0       0       0       0]+90;

Yoff=[0     0.2193      0       0       0       0       0       0       0       0       0       0       0       0       0];
Xoff=[0     0           0       0       0       0.1096  -0.1827 0       0       0       0       0       0       0       0];

offsetx{11}= [-Xoff; -Xoff];
offsety{11}=[-Yoff; Yoff];

newxfoo{11}=[Targx{11}(1,:)+offsetx{11}(1,:); Targx{11}(2,:)+offsetx{11}(2,:)]
newyfoo{11}=[Targy{11}(1,:)+offsety{11}(1,:); Targy{11}(2,:)+offsety{11}(2,:)]

figure
subplot(2,2,1)

scatter(newxfoo{11}(1,:), newyfoo{11}(1,:), 'filled')
xlim([-8 8])
ylim([-8 8])
pbaspect([1 1 1]);

subplot(2,2,2)
scatter(newxfoo{11}(2,:), newyfoo{11}(2,:), 'filled')

xlim([-8 8])
ylim([-8 8])
pbaspect([1 1 1]);

subplot(2,2,3)
scatter(newxfoo{11}(1,:), newyfoo{11}(1,:), 'filled', 'r')
hold on
scatter(newxfoo{11}(2,:), newyfoo{11}(2,:), 'filled', 'b')
xlim([-8 8])
ylim([-8 8])
pbaspect([1 1 1]);


     print(['CI_shape11'], '-dpng', '-r300'); %<-Save as PNG with 300 DPI
     
     
     
     
     
     %% 2 vs 5 
clear all

Xoff=[    0       0     0    -0.25  0   -0.25   0     0     0         0.25    0         0.25 -0.25  0     0     0 0.25 ];
Yoff=[    0.25    0     0.25  0     0     0     0   -0.25   0.25     0           0          0     0   -0.25   0   -0.25 0];
yfoo=[   -4      -4    -4    -3    -2    -1     0     0     0          1           2          3     3     4     4     4 -3];
xfoo=[   -1       0     1     2     2     2     0     1    -1         -2          -2         -2     2    -1     0     1 -2];
orifoo =[ 60     90   120   150     0    30    90    60    60       30   150      0        150    30   120    90    60];% 4 6 8
% 17 19 21


Targx{10}= [xfoo; -xfoo];
Targy{10}= [yfoo; yfoo];

Targori{10}=[orifoo; orifoo];

offsetx{10}= [Xoff; -Xoff];
offsety{10}=[Yoff; Yoff];
newxfoo{10}=[Targx{10}(1,:)+offsetx{10}(1,:); Targx{10}(2,:)+offsetx{10}(2,:)]
newyfoo{10}=[Targy{10}(1,:)+offsety{10}(1,:); Targy{10}(2,:)+offsety{10}(2,:)]

figure
subplot(2,2,1)

scatter(newxfoo{10}(1,:), newyfoo{10}(1,:), 'filled')
xlim([-8 8])
ylim([-8 8])
pbaspect([1 1 1]);
set (gca,'YDir','reverse')

subplot(2,2,2)
scatter(newxfoo{10}(2,:), newyfoo{10}(2,:), 'filled')

xlim([-8 8])
ylim([-8 8])
pbaspect([1 1 1]);
set (gca,'YDir','reverse')

subplot(2,2,3)
scatter(newxfoo{10}(1,:), newyfoo{10}(1,:), 'filled', 'r')
hold on
scatter(newxfoo{10}(2,:), newyfoo{10}(2,:), 'filled', 'b')
xlim([-8 8])
ylim([-8 8])
pbaspect([1 1 1]);
set (gca,'YDir','reverse')

     print(['CI_2vs59'], '-dpng', '-r300'); %<-Save as PNG with 300 DPI
figure
subplot(2,1,1)
for ui=1:length(newxfoo{10}(1,:))
text(newxfoo{10}(1,ui), newyfoo{10}(1,ui), num2str(ui))
hold on
xlim([-8 8])
ylim([-8 8])
end
set (gca,'YDir','reverse')

subplot(2,1,2)
for ui=1:length(newxfoo{10}(1,:))
text(newxfoo{10}(2,ui), newyfoo{10}(2,ui), num2str(ui))
hold on
xlim([-8 8])
ylim([-8 8])
end
   set (gca,'YDir','reverse')

   print(['CI_2vs59coord'], '-dpng', '-r300'); %<-Save as PNG with 300 DPI
   
   
   
   
   %%  rotated 6-9 %%
   
   
   
yfoo= [ -1    0  1  -2  2 -2 2 -2  2 -1   0  1  2 2 2  1   0  -1 -2];
xfoo= [ -2   -2  -2 -1 -1  0 0  1  1  2   2  2  2 3 4  5   5  5 4 ];

% orifoo=[ 60  90 120 30 150 0 0 150 30 120 90 60 0 0 30 60 90 90 150 ]+90 ;
% 
% orifoo(1)=orifoo(1)-45;
% orifoo(3)=orifoo(3)-45;
% orifoo(4)=orifoo(4)-45;
% orifoo(5)=orifoo(5)-45;
% orifoo(8)=orifoo(8)-45;
% orifoo(9)=orifoo(9)-45;
% orifoo(10)=orifoo(10)-45;
% orifoo(12)=orifoo(12)-45;
% orifoo(15)=orifoo(15)-45;
% orifoo(19)=orifoo(19)-45;



orifoo= [60   180   165   120   150    90    90   150    75   120   180   150    90    90    15   150   180   180   240];



% 
% orifoo(1)=orifoo(1)-45;
% orifoo(8)=orifoo(8)-45;
% orifoo(10)=orifoo(10)-45;
% orifoo(4)=orifoo(4)+45;
% orifoo(12)=orifoo(12)+45;
% orifoo(5)=orifoo(5)-45;
% orifoo(15)=orifoo(15)-45;
% orifoo(15)=orifoo(15)-15;
% orifoo(19)=orifoo(19)+45;


Yoff= [0 0 0 1/4 -1/4 0 0 1/4 -1/4 0 0 0     0 0  -1/4 0 0 0 1/4 ];
Xoff= [1/4 0 1/4 0 0  0 0   0 0  -1/4 0 -1/4 0 0 0 -1/4 0 -1/4 0];

Targx{11}= [xfoo; -xfoo];
Targy{11}= [yfoo; -yfoo];

Targori{11}=[orifoo; orifoo];

offsetx{11}= [Xoff; -Xoff];
offsety{11}=[Yoff; -Yoff];

newxfoo{11}=[Targx{11}(1,:)+offsetx{11}(1,:); Targx{11}(2,:)+offsetx{11}(2,:)]
newyfoo{11}=[Targy{11}(1,:)+offsety{11}(1,:); Targy{11}(2,:)+offsety{11}(2,:)]

figure
subplot(2,1,1)
for ui=1:length(newxfoo{11}(1,:))
text(newxfoo{11}(1,ui), newyfoo{11}(1,ui), num2str(ui))
hold on
xlim([-8 8])
ylim([-8 8])
end
set (gca,'YDir','reverse')
pbaspect([1 1 1]);

subplot(2,1,2)
for ui=1:length(newxfoo{11}(1,:))
text(newxfoo{11}(2,ui), newyfoo{11}(2,ui), num2str(ui))
hold on
xlim([-8 8])
ylim([-8 8])
end
pbaspect([1 1 1]);

   set (gca,'YDir','reverse')
   
   
   
   
   
   %% eggs ---------------------------------------------------------------------

xfoo= [-4    -4    -4    -3    -3    -2    -2    -1    -1     0     0     1     1     2     2     2]+1;
yfoo = [-1     0     1    -1     1    -2     2    -2     2    -2     2    -2     2    -1     0 1];

orifoo=    [35     0   -35    50   -45    55   -55    65   -70    90    90   -55    55   -30     0 35];
twoorifoo= [ -35     0    35   -50    45   -55    55   -65    70    90    90    55   -55    30     0 -35];


Xoff=[-0.2198   -0.0122   -0.1954   -0.0855   -0.0488   -0.0122    0.0244         0    0.0367   0         0   -0.0611         0    0.1221    0.0122    0.1587];
Yoff=[ 0.1832   -0.0367    0.0244    0.0977   -0.2320   -0.2198    0.1466   -0.0488   -0.0122    0         0   -0.1221    0.0855    0.0244    0.0122   -0.0732];
%
Yoff(1)=0.15
Yoff(3)=0.15
 Yoff(4)=0.15
 Yoff(5)=-0.15
 Yoff(15)=0
 Yoff(2)=0
Targx{5}= [xfoo; -xfoo];
Targy{5}= [yfoo; yfoo];
Targori{5}=[orifoo;twoorifoo];

offsetx{5}= [-Xoff; Xoff];
offsety{5}=[-Yoff; -Yoff];

newxfoo{5}=[Targx{5}(1,:)+offsetx{5}(1,:); Targx{5}(2,:)+offsetx{5}(2,:)];
newyfoo{5}=[Targy{5}(1,:)+offsety{5}(1,:); Targy{5}(2,:)+offsety{5}(2,:)];

figure
subplot(2,1,1)
for ui=1:length(newxfoo{5}(1,:))
text(newxfoo{5}(1,ui), newyfoo{5}(1,ui), num2str(ui));
hold on
xlim([-8 8])
ylim([-8 8])
end
set (gca,'YDir','reverse')
pbaspect([1 1 1]);

subplot(2,1,2)
for ui=1:length(newxfoo{5}(1,:))
text(newxfoo{5}(2,ui), newyfoo{5}(2,ui), num2str(ui));
hold on
xlim([-8 8])
ylim([-8 8])
end
pbaspect([1 1 1]);

   set (gca,'YDir','reverse')
   
%clear Xoff Yoff xfoo yfoo orifoo
   
